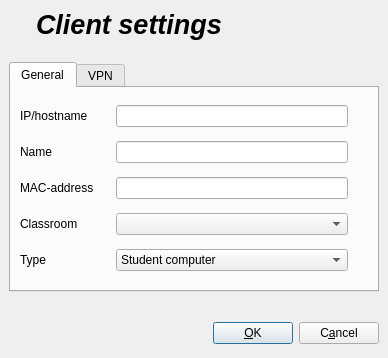
<ui version="4.0" >
 <author>Tobias Doerffel</author>
 <class>ClientSettings</class>
 <widget class="QDialog" name="clientSettings" >
  <property name="geometry" >
   <rect>
    <x>0</x>
    <y>0</y>
    <width>388</width>
    <height>358</height>
   </rect>
  </property>
  <property name="windowTitle" >
   <string>Client settings</string>
  </property>
  <property name="windowIcon" >
   <iconset resource="../italc.qrc" >:/resources/client_settings.png</iconset>
  </property>
  <property name="modal" >
   <bool>true</bool>
  </property>
  <layout class="QVBoxLayout" >
   <property name="margin" >
    <number>9</number>
   </property>
   <property name="spacing" >
    <number>6</number>
   </property>
   <item>
    <layout class="QHBoxLayout" >
     <property name="margin" >
      <number>0</number>
     </property>
     <property name="spacing" >
      <number>20</number>
     </property>
     <item>
      <widget class="QLabel" name="label" >
       <property name="sizePolicy" >
        <sizepolicy>
         <hsizetype>1</hsizetype>
         <vsizetype>1</vsizetype>
         <horstretch>0</horstretch>
         <verstretch>0</verstretch>
        </sizepolicy>
       </property>
       <property name="text" >
        <string/>
       </property>
       <property name="pixmap" >
        <pixmap resource="../italc.qrc" >:/resources/client_settings.png</pixmap>
       </property>
       <property name="scaledContents" >
        <bool>false</bool>
       </property>
      </widget>
     </item>
     <item>
      <widget class="QLabel" name="label_2" >
       <property name="text" >
        <string>&lt;html>&lt;head>&lt;meta name="qrichtext" content="1" />&lt;style type="text/css">
p, li { white-space: pre-wrap; }
&lt;/style>&lt;/head>&lt;body style=" font-family:'Sans Serif'; font-size:9pt; font-weight:400; font-style:normal; text-decoration:none;">
&lt;p style=" margin-top:0px; margin-bottom:0px; margin-left:0px; margin-right:0px; -qt-block-indent:0; text-indent:0px;">&lt;span style=" font-size:20pt; font-weight:600; font-style:italic;">Client settings&lt;/span>&lt;/p>&lt;/body>&lt;/html></string>
       </property>
      </widget>
     </item>
     <item>
      <spacer>
       <property name="orientation" >
        <enum>Qt::Horizontal</enum>
       </property>
       <property name="sizeHint" >
        <size>
         <width>20</width>
         <height>20</height>
        </size>
       </property>
      </spacer>
     </item>
    </layout>
   </item>
   <item>
    <spacer>
     <property name="orientation" >
      <enum>Qt::Vertical</enum>
     </property>
     <property name="sizeType" >
      <enum>QSizePolicy::Fixed</enum>
     </property>
     <property name="sizeHint" >
      <size>
       <width>370</width>
       <height>16</height>
      </size>
     </property>
    </spacer>
   </item>
   <item>
    <widget class="QTabWidget" name="settingsTabWidget" >
     <property name="tabShape" >
      <enum>QTabWidget::Rounded</enum>
     </property>
     <property name="currentIndex" >
      <number>0</number>
     </property>
     <widget class="QWidget" name="tab" >
      <attribute name="title" >
       <string>General</string>
      </attribute>
      <attribute name="icon" >
       <iconset resource="../italc.qrc" >:/resources/config.png</iconset>
      </attribute>
      <layout class="QGridLayout" >
       <property name="margin" >
        <number>9</number>
       </property>
       <property name="spacing" >
        <number>6</number>
       </property>
       <item row="4" column="0" >
        <widget class="QLabel" name="label_9" >
         <property name="text" >
          <string>Type</string>
         </property>
         <property name="textFormat" >
          <enum>Qt::PlainText</enum>
         </property>
        </widget>
       </item>
       <item row="4" column="2" >
        <widget class="QComboBox" name="typeComboBox" >
         <item>
          <property name="text" >
           <string>Student computer</string>
          </property>
         </item>
         <item>
          <property name="text" >
           <string>Teacher computer</string>
          </property>
         </item>
         <item>
          <property name="text" >
           <string>Other/undefined computer</string>
          </property>
         </item>
        </widget>
       </item>
       <item row="3" column="2" >
        <widget class="QComboBox" name="classRoomComboBox" />
       </item>
       <item row="3" column="0" >
        <widget class="QLabel" name="label_7" >
         <property name="text" >
          <string>Classroom</string>
         </property>
         <property name="textFormat" >
          <enum>Qt::PlainText</enum>
         </property>
        </widget>
       </item>
       <item row="0" column="1" >
        <spacer>
         <property name="orientation" >
          <enum>Qt::Horizontal</enum>
         </property>
         <property name="sizeType" >
          <enum>QSizePolicy::Fixed</enum>
         </property>
         <property name="sizeHint" >
          <size>
           <width>16</width>
           <height>1</height>
          </size>
         </property>
        </spacer>
       </item>
       <item row="2" column="0" >
        <widget class="QLabel" name="label_5" >
         <property name="sizePolicy" >
          <sizepolicy>
           <hsizetype>5</hsizetype>
           <vsizetype>5</vsizetype>
           <horstretch>0</horstretch>
           <verstretch>0</verstretch>
          </sizepolicy>
         </property>
         <property name="text" >
          <string>MAC-address</string>
         </property>
         <property name="textFormat" >
          <enum>Qt::PlainText</enum>
         </property>
        </widget>
       </item>
       <item row="0" column="2" >
        <widget class="QLineEdit" name="hostnameEdit" >
         <property name="toolTip" >
          <string>&lt;html>&lt;head>&lt;meta name="qrichtext" content="1" />&lt;/head>&lt;body style=" white-space: pre-wrap; font-family:Sans Serif; font-size:9pt; font-weight:400; font-style:normal; text-decoration:none;">&lt;p style=" margin-top:0px; margin-bottom:0px; margin-left:0px; margin-right:0px; -qt-block-indent:0; text-indent:0px;">enter an IP-address or hostname under which iTALC can reach the client (use ':' for specifying an optional port-number)&lt;/p>&lt;/body>&lt;/html></string>
         </property>
        </widget>
       </item>
       <item row="0" column="0" >
        <widget class="QLabel" name="label_4" >
         <property name="sizePolicy" >
          <sizepolicy>
           <hsizetype>5</hsizetype>
           <vsizetype>5</vsizetype>
           <horstretch>0</horstretch>
           <verstretch>0</verstretch>
          </sizepolicy>
         </property>
         <property name="text" >
          <string>IP/hostname</string>
         </property>
         <property name="textFormat" >
          <enum>Qt::PlainText</enum>
         </property>
        </widget>
       </item>
       <item row="2" column="2" >
        <widget class="QLineEdit" name="macEdit" >
         <property name="toolTip" >
          <string>&lt;html>&lt;head>&lt;meta name="qrichtext" content="1" />&lt;/head>&lt;body style=" white-space: pre-wrap; font-family:Sans Serif; font-size:9pt; font-weight:400; font-style:normal; text-decoration:none;">&lt;p style=" margin-top:0px; margin-bottom:0px; margin-left:0px; margin-right:0px; -qt-block-indent:0; text-indent:0px;">Hardware/MAC-address of client - only used for powering on client&lt;/p>&lt;/body>&lt;/html></string>
         </property>
        </widget>
       </item>
       <item row="1" column="0" >
        <widget class="QLabel" name="label_3" >
         <property name="sizePolicy" >
          <sizepolicy>
           <hsizetype>5</hsizetype>
           <vsizetype>5</vsizetype>
           <horstretch>0</horstretch>
           <verstretch>0</verstretch>
          </sizepolicy>
         </property>
         <property name="text" >
          <string>Name</string>
         </property>
         <property name="textFormat" >
          <enum>Qt::PlainText</enum>
         </property>
        </widget>
       </item>
       <item row="1" column="2" >
        <widget class="QLineEdit" name="nameEdit" >
         <property name="sizePolicy" >
          <sizepolicy>
           <hsizetype>7</hsizetype>
           <vsizetype>0</vsizetype>
           <horstretch>0</horstretch>
           <verstretch>0</verstretch>
          </sizepolicy>
         </property>
         <property name="toolTip" >
          <string>&lt;html>&lt;head>&lt;meta name="qrichtext" content="1" />&lt;/head>&lt;body style=" white-space: pre-wrap; font-family:Sans Serif; font-size:9pt; font-weight:400; font-style:normal; text-decoration:none;">&lt;p style=" margin-top:0px; margin-bottom:0px; margin-left:0px; margin-right:0px; -qt-block-indent:0; text-indent:0px;">Optional nickname of the host which is displayed in iTALC.&lt;/p>&lt;/body>&lt;/html></string>
         </property>
        </widget>
       </item>
       <item rowspan="5" row="0" column="3" >
        <spacer>
         <property name="orientation" >
          <enum>Qt::Horizontal</enum>
         </property>
         <property name="sizeType" >
          <enum>QSizePolicy::Preferred</enum>
         </property>
         <property name="sizeHint" >
          <size>
           <width>20</width>
           <height>20</height>
          </size>
         </property>
        </spacer>
       </item>
      </layout>
     </widget>
     <widget class="QWidget" name="tab_2" >
      <attribute name="title" >
       <string>VPN</string>
      </attribute>
      <attribute name="icon" >
       <iconset resource="../italc.qrc" >:/resources/vpn.png</iconset>
      </attribute>
      <layout class="QHBoxLayout" >
       <property name="margin" >
        <number>9</number>
       </property>
       <property name="spacing" >
        <number>6</number>
       </property>
       <item>
        <layout class="QVBoxLayout" >
         <property name="margin" >
          <number>0</number>
         </property>
         <property name="spacing" >
          <number>6</number>
         </property>
         <item>
          <layout class="QHBoxLayout" >
           <property name="margin" >
            <number>0</number>
           </property>
           <property name="spacing" >
            <number>6</number>
           </property>
           <item>
            <widget class="QLabel" name="label_6" >
             <property name="text" >
              <string>Connection</string>
             </property>
             <property name="textFormat" >
              <enum>Qt::PlainText</enum>
             </property>
            </widget>
           </item>
           <item>
            <spacer>
             <property name="orientation" >
              <enum>Qt::Horizontal</enum>
             </property>
             <property name="sizeType" >
              <enum>QSizePolicy::Fixed</enum>
             </property>
             <property name="sizeHint" >
              <size>
               <width>20</width>
               <height>20</height>
              </size>
             </property>
            </spacer>
           </item>
           <item>
            <widget class="QComboBox" name="connectionComboBox" >
             <property name="enabled" >
              <bool>false</bool>
             </property>
             <property name="sizePolicy" >
              <sizepolicy>
               <hsizetype>5</hsizetype>
               <vsizetype>0</vsizetype>
               <horstretch>0</horstretch>
               <verstretch>0</verstretch>
              </sizepolicy>
             </property>
             <property name="toolTip" >
              <string>&lt;html>&lt;head>&lt;meta name="qrichtext" content="1" />&lt;/head>&lt;body style=" white-space: pre-wrap; font-family:Sans Serif; font-size:9pt; font-weight:400; font-style:normal; text-decoration:none;">&lt;p style=" margin-top:0px; margin-bottom:0px; margin-left:0px; margin-right:0px; -qt-block-indent:0; text-indent:0px;">connection to hosts on the same level&lt;/p>&lt;/body>&lt;/html></string>
             </property>
             <property name="whatsThis" >
              <string>&lt;html>&lt;head>&lt;meta name="qrichtext" content="1" />&lt;/head>&lt;body style=" white-space: pre-wrap; font-family:Sans Serif; font-size:9pt; font-weight:400; font-style:normal; text-decoration:none;">&lt;p style=" margin-top:0px; margin-bottom:0px; margin-left:0px; margin-right:0px; -qt-block-indent:0; text-indent:0px;">Here you can specify how this host is connected to the iTALC-network, i.e. hosts on the same level. Normally clients are connected via 100 MBit/s LAN, but there might be special hosts such as gateways to other iTALC-networks in foreign schools or a student's home-computer. In such cases iTALC tries to optimize its bandwidth utilization.&lt;/p>&lt;/body>&lt;/html></string>
             </property>
             <property name="iconSize" >
              <size>
               <width>22</width>
               <height>22</height>
              </size>
             </property>
             <item>
              <property name="text" >
               <string>Analog</string>
              </property>
              <property name="icon" >
               <iconset resource="../italc.qrc" >:/resources/analog.png</iconset>
              </property>
             </item>
             <item>
              <property name="text" >
               <string>ISDN</string>
              </property>
              <property name="icon" >
               <iconset resource="../italc.qrc" >:/resources/isdn.png</iconset>
              </property>
             </item>
             <item>
              <property name="text" >
               <string>DSL / 400 KBit/s</string>
              </property>
              <property name="icon" >
               <iconset resource="../italc.qrc" >:/resources/modem.png</iconset>
              </property>
             </item>
             <item>
              <property name="text" >
               <string>DSL / 2000 KBit/s</string>
              </property>
              <property name="icon" >
               <iconset resource="../italc.qrc" >:/resources/modem.png</iconset>
              </property>
             </item>
             <item>
              <property name="text" >
               <string>100 MBit/s LAN</string>
              </property>
              <property name="icon" >
               <iconset resource="../italc.qrc" >:/resources/lan.png</iconset>
              </property>
             </item>
             <item>
              <property name="text" >
               <string>1000 MBit/s LAN</string>
              </property>
              <property name="icon" >
               <iconset resource="../italc.qrc" >:/resources/lan.png</iconset>
              </property>
             </item>
            </widget>
           </item>
           <item>
            <spacer>
             <property name="orientation" >
              <enum>Qt::Horizontal</enum>
             </property>
             <property name="sizeType" >
              <enum>QSizePolicy::Expanding</enum>
             </property>
             <property name="sizeHint" >
              <size>
               <width>20</width>
               <height>29</height>
              </size>
             </property>
            </spacer>
           </item>
          </layout>
         </item>
         <item>
          <widget class="QCheckBox" name="hostIsGateway" >
           <property name="enabled" >
            <bool>false</bool>
           </property>
           <property name="toolTip" >
            <string>&lt;html>&lt;head>&lt;meta name="qrichtext" content="1" />&lt;/head>&lt;body style=" white-space: pre-wrap; font-family:Sans Serif; font-size:9pt; font-weight:400; font-style:normal; text-decoration:none;">&lt;p style=" margin-top:0px; margin-bottom:0px; margin-left:0px; margin-right:0px; -qt-block-indent:0; text-indent:0px;">Check if the host is the gateway for the subnet.&lt;/p>&lt;/body>&lt;/html></string>
           </property>
           <property name="text" >
            <string>Host is &amp;gateway for subnet</string>
           </property>
          </widget>
         </item>
         <item>
          <widget class="QCheckBox" name="actAsDemoReplicator" >
           <property name="enabled" >
            <bool>false</bool>
           </property>
           <property name="toolTip" >
            <string>&lt;html>&lt;head>&lt;meta name="qrichtext" content="1" />&lt;/head>&lt;body style=" white-space: pre-wrap; font-family:Sans Serif; font-size:9pt; font-weight:400; font-style:normal; text-decoration:none;">&lt;p style=" margin-top:0px; margin-bottom:0px; margin-left:0px; margin-right:0px; -qt-block-indent:0; text-indent:0px;">Activate this option for at least one host in a subnet.&lt;/p>&lt;/body>&lt;/html></string>
           </property>
           <property name="whatsThis" >
            <string>&lt;html>&lt;head>&lt;meta name="qrichtext" content="1" />&lt;/head>&lt;body style=" white-space: pre-wrap; font-family:Sans Serif; font-size:9pt; font-weight:400; font-style:normal; text-decoration:none;">&lt;p style=" margin-top:0px; margin-bottom:0px; margin-left:0px; margin-right:0px; -qt-block-indent:0; text-indent:0px;">When showing a demo to more than one host in a foreign network, it's meaningful to activate this option for at least one of the involved hosts. This way all data is only sent once to the demo-replicator which provides the data for all the other clients in the network. Especially on slow links usage of this option is essential. Normally you should enable this option on the subnet-gateway (see option above).&lt;/p>&lt;/body>&lt;/html></string>
           </property>
           <property name="text" >
            <string>Act as &amp;demo replicator</string>
           </property>
          </widget>
         </item>
         <item>
          <spacer>
           <property name="orientation" >
            <enum>Qt::Vertical</enum>
           </property>
           <property name="sizeHint" >
            <size>
             <width>286</width>
             <height>17</height>
            </size>
           </property>
          </spacer>
         </item>
        </layout>
       </item>
      </layout>
     </widget>
    </widget>
   </item>
   <item>
    <spacer>
     <property name="orientation" >
      <enum>Qt::Vertical</enum>
     </property>
     <property name="sizeType" >
      <enum>QSizePolicy::Fixed</enum>
     </property>
     <property name="sizeHint" >
      <size>
       <width>21</width>
       <height>20</height>
      </size>
     </property>
    </spacer>
   </item>
   <item>
    <layout class="QHBoxLayout" >
     <property name="margin" >
      <number>0</number>
     </property>
     <property name="spacing" >
      <number>6</number>
     </property>
     <item>
      <spacer>
       <property name="orientation" >
        <enum>Qt::Horizontal</enum>
       </property>
       <property name="sizeHint" >
        <size>
         <width>10</width>
         <height>31</height>
        </size>
       </property>
      </spacer>
     </item>
     <item>
      <widget class="QPushButton" name="okButton" >
       <property name="sizePolicy" >
        <sizepolicy>
         <hsizetype>1</hsizetype>
         <vsizetype>0</vsizetype>
         <horstretch>0</horstretch>
         <verstretch>0</verstretch>
        </sizepolicy>
       </property>
       <property name="layoutDirection" >
        <enum>Qt::LeftToRight</enum>
       </property>
       <property name="text" >
        <string>&amp;OK</string>
       </property>
       <property name="icon" >
        <iconset resource="../italc.qrc" >:/resources/apply.png</iconset>
       </property>
       <property name="autoDefault" >
        <bool>true</bool>
       </property>
      </widget>
     </item>
     <item>
      <widget class="QPushButton" name="cancelButton" >
       <property name="sizePolicy" >
        <sizepolicy>
         <hsizetype>1</hsizetype>
         <vsizetype>0</vsizetype>
         <horstretch>0</horstretch>
         <verstretch>0</verstretch>
        </sizepolicy>
       </property>
       <property name="text" >
        <string>C&amp;ancel</string>
       </property>
       <property name="icon" >
        <iconset resource="../italc.qrc" >:/resources/cancel.png</iconset>
       </property>
      </widget>
     </item>
    </layout>
   </item>
  </layout>
 </widget>
 <tabstops>
  <tabstop>hostnameEdit</tabstop>
  <tabstop>nameEdit</tabstop>
  <tabstop>macEdit</tabstop>
  <tabstop>classRoomComboBox</tabstop>
  <tabstop>settingsTabWidget</tabstop>
  <tabstop>connectionComboBox</tabstop>
  <tabstop>hostIsGateway</tabstop>
  <tabstop>actAsDemoReplicator</tabstop>
  <tabstop>okButton</tabstop>
  <tabstop>cancelButton</tabstop>
 </tabstops>
 <resources>
  <include location="../italc.qrc" />
 </resources>
 <connections>
  <connection>
   <sender>okButton</sender>
   <signal>clicked()</signal>
   <receiver>clientSettings</receiver>
   <slot>accept()</slot>
   <hints>
    <hint type="sourcelabel" >
     <x>278</x>
     <y>253</y>
    </hint>
    <hint type="destinationlabel" >
     <x>96</x>
     <y>254</y>
    </hint>
   </hints>
  </connection>
  <connection>
   <sender>cancelButton</sender>
   <signal>clicked()</signal>
   <receiver>clientSettings</receiver>
   <slot>reject()</slot>
   <hints>
    <hint type="sourcelabel" >
     <x>369</x>
     <y>253</y>
    </hint>
    <hint type="destinationlabel" >
     <x>179</x>
     <y>282</y>
    </hint>
   </hints>
  </connection>
 </connections>
</ui>
